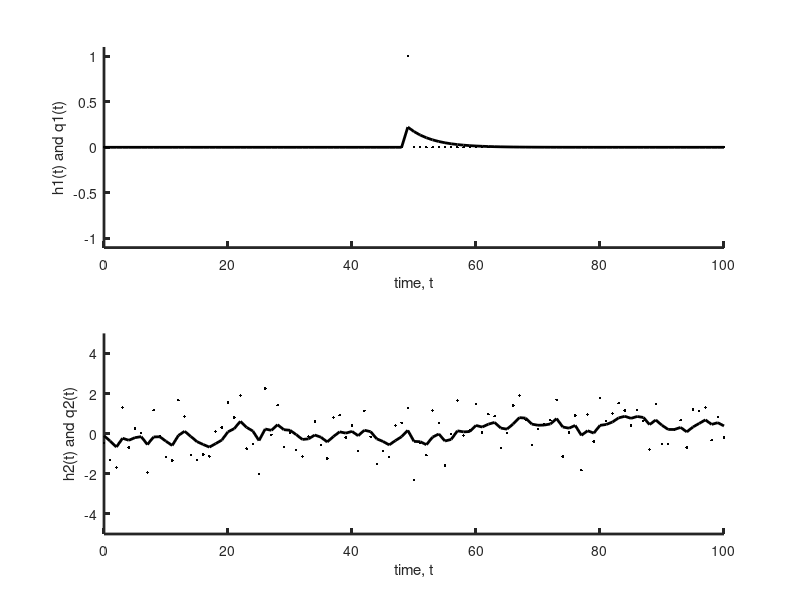

Write MATLAB code to recreate this figure.
% problem 7.05
% modified from eda07_09


% create two synthetic datasets
% h1, a unit spike
% h2, random noise with zero mean and unit variance
N=101;
Dt=1;
t=Dt*[0:N-1]';
h1=zeros(N,1);
h1(floor(N/2))=1;
h2=random('Normal',0,1,N,1);

% smoothing length
tau=4*Dt;
c=exp(-Dt/tau);

% create component filters
u=[1-c,0]';
v=[1.0,-c];

% filter time series
q1 = filter(u, v, h1);
q2 = filter(u, v, h2);

% plot
figure(1);
clf;
subplot(2,1,1);
hold on;
set(gca,'LineWidth',2);
axis( [t(1), t(N), -1.1, 1.1] );
plot( t, h1, 'k.', 'LineWidth', 2 );
plot( t, q1, 'k-', 'LineWidth', 2 );
xlabel('time, t');
ylabel('h1(t) and q1(t)');
subplot(2,1,2);
hold on;
set(gca,'LineWidth',2);
axis( [t(1), t(N), -5, 5] );
plot( t, h2, 'k.', 'LineWidth', 2 );
plot( t, q2, 'k-', 'LineWidth', 2 );
xlabel('time, t');
ylabel('h2(t) and q2(t)');

disp(sprintf('sum of elements of the unit spike: %f', sum(h1)));
disp(sprintf('sum of elements of the filtered spike: %f', sum(q1)));